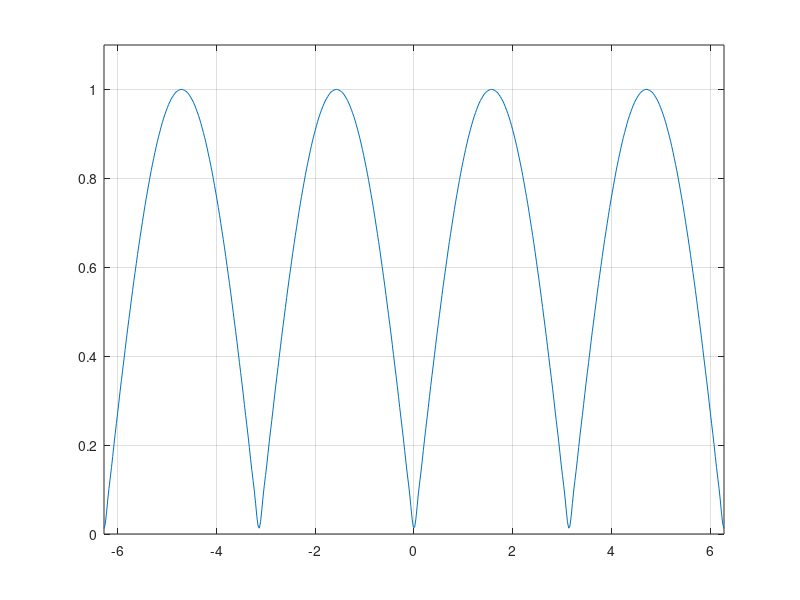

The MATLAB script that drew this image:

function plot_fourier

interval=[-2*pi 2*pi];
N=500;
n_max=50;
x=linspace(interval(1),interval(2),N);
y=zeros(1,N);

for ii=1:N;
    y(ii)=f(x(ii),n_max);
end

figure;plot(x,y); grid on;
%axis([-8,8,-1.5,1.5]);
axis([-2*pi,2*pi,0,1.1]);
end

function y=f(x,n_max)%求一个值
y = coefficient(0)/2;
for n=1:n_max
    [an,bn]=coefficient(n);
    y=y+an*sin(n*x)+bn*cos(n*x);
end
end

function [a,b]=coefficient(n) 

if n == 0  % first term *2
    a = 4/pi; b = 0;
elseif mod(n,2)==1 % odd n
    a=0; b=0;
    %a=4/n/pi;b=0;
    %a=4/pi/n;b=0;
else     % even n
   % if mod(n/2,2)==1%4k+2
    %    a=8/n/pi;b=0;
    %else
     %   a=0; b=0;
    %end
   %a=0;b=0;
   a=0; b=-4/pi/(n^2-1);
end

end
